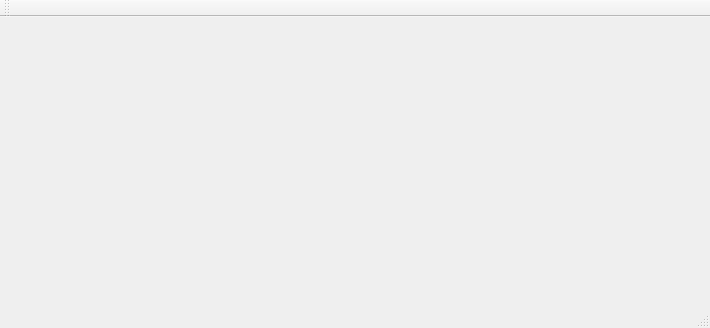
<?xml version="1.0" encoding="UTF-8"?>
<ui version="4.0">
 <class>MainWindow</class>
 <widget class="QMainWindow" name="MainWindow">
  <property name="geometry">
   <rect>
    <x>0</x>
    <y>0</y>
    <width>710</width>
    <height>328</height>
   </rect>
  </property>
  <property name="windowTitle">
   <string>MainWindow</string>
  </property>
  <widget class="QWidget" name="centralWidget"/>
  <widget class="QMenuBar" name="menuBar">
   <property name="geometry">
    <rect>
     <x>0</x>
     <y>0</y>
     <width>710</width>
     <height>21</height>
    </rect>
   </property>
  </widget>
  <widget class="QToolBar" name="mainToolBar">
   <attribute name="toolBarArea">
    <enum>TopToolBarArea</enum>
   </attribute>
   <attribute name="toolBarBreak">
    <bool>false</bool>
   </attribute>
  </widget>
  <widget class="QStatusBar" name="statusBar"/>
 </widget>
 <layoutdefault spacing="6" margin="11"/>
 <resources/>
 <connections/>
</ui>
